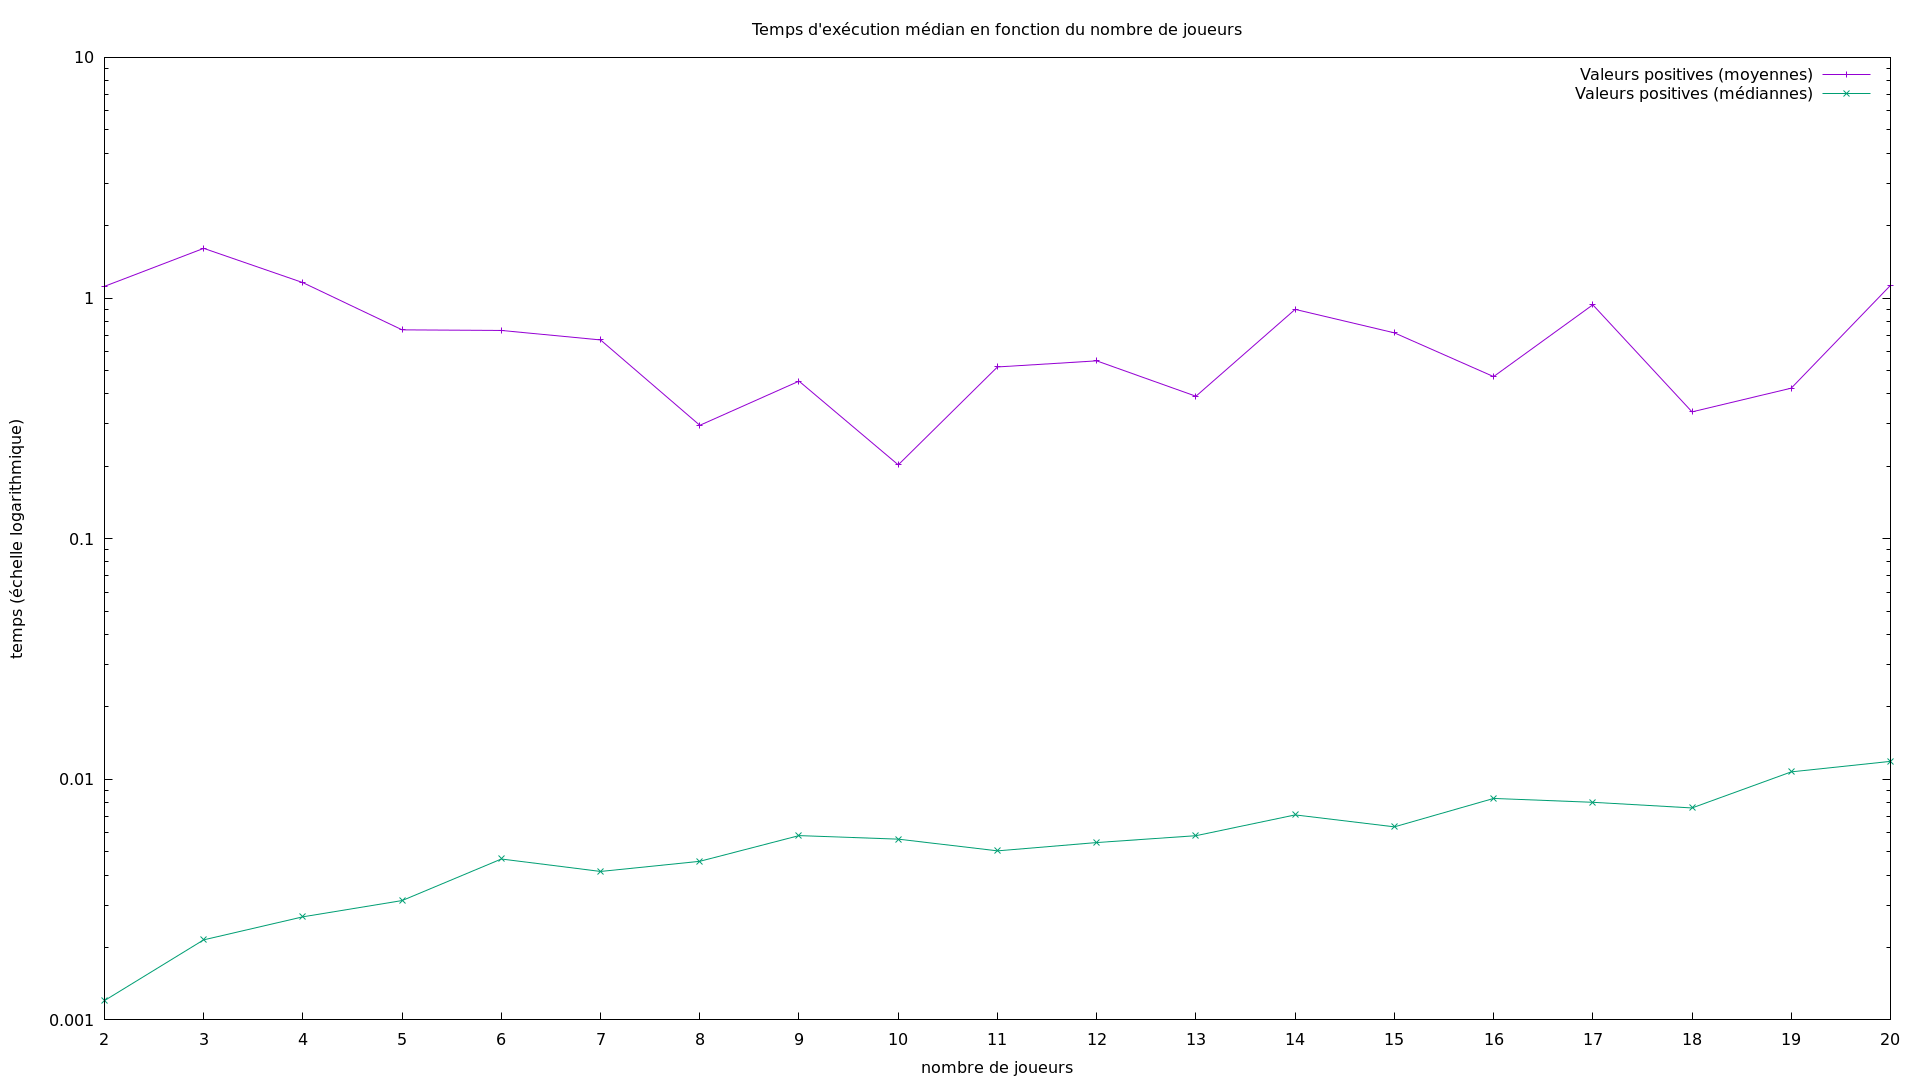

Generate this figure with gnuplot:
set terminal pngcairo size 1920,1080
set output "players.png"

set title "Temps d'exécution médian en fonction du nombre de joueurs"

set xtics nomirror
set logscale y

set xlabel "nombre de joueurs"
set ylabel "temps (échelle logarithmique)"

set style data linespoints

plot 'players-positive.data' using 2:xtic(1) title "Valeurs positives (moyennes)",\
    "" using 3:xtic(1) title "Valeurs positives (médiannes)"

# 4,00Ghz; limite de temps: 10 secondes
# size=20